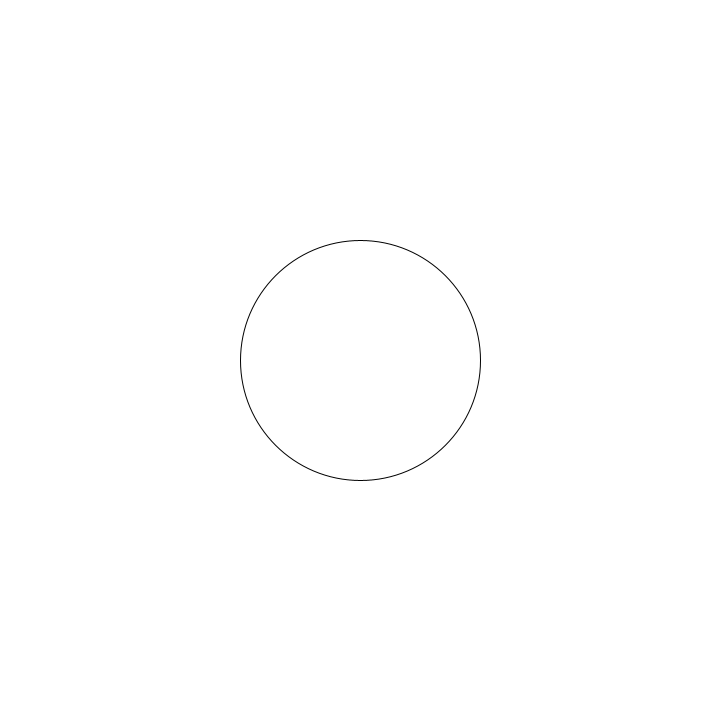
Frame 1 (no input)
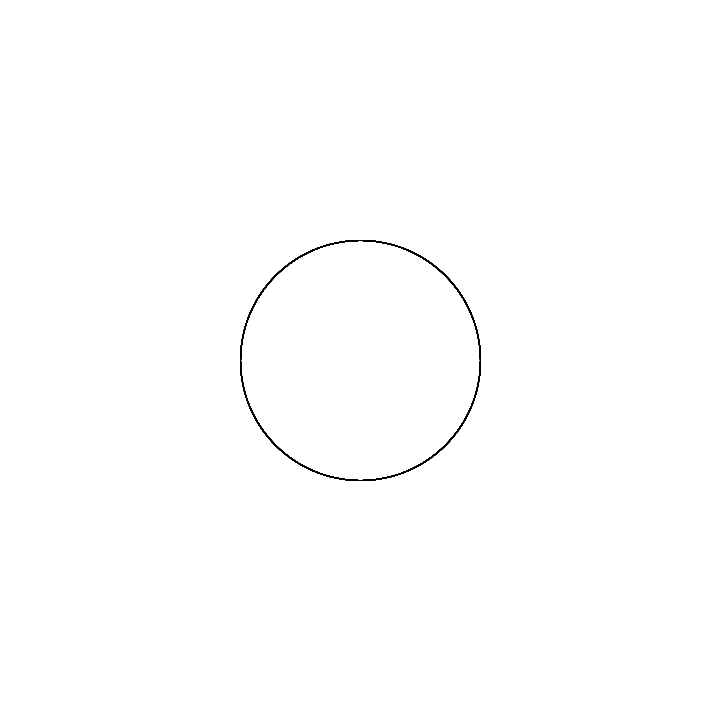
Frame 60 (the mouse pressed at the canvas centre just before this capture)
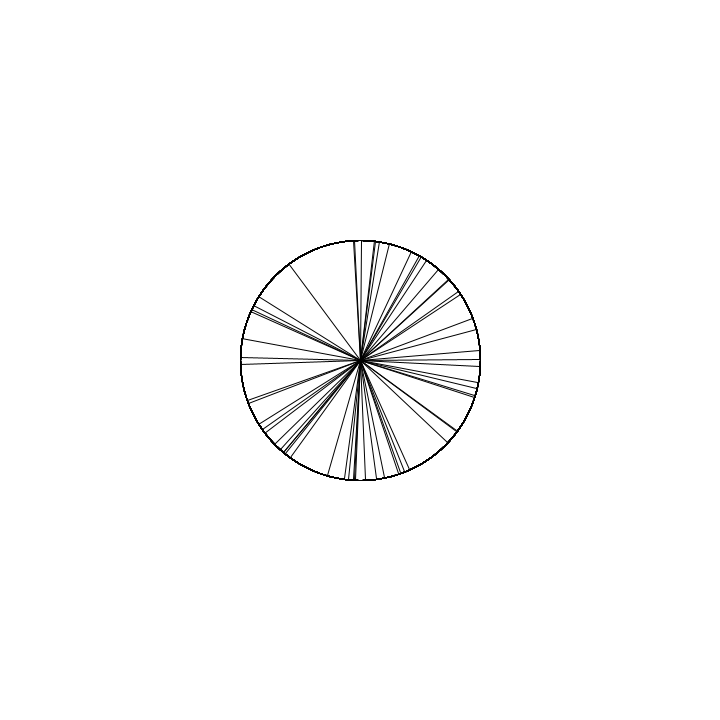
Frame 120 (the mouse held since frame 60 and released just before this capture)

The Processing sketch that drew these frames (run headless with seeded random() and noise(); from frame 60 on, the mouse is pressed at the canvas centre):

// Processing sketch: DumbAgentV2
// ── DumbAgentV2.pde
float angle;
int radius;

void setup() {
	size(720,720);
	radius = width/3;
	
	background(255,255,255);
}

void draw() {
	noFill();
	ellipse(width/2,height/2,radius,radius);
	fill(255,255,255);
	if(mousePressed == true) {
		angle= random(0,359);
		float posx = width/2 + radius/2 * cos(angle);
		float posy = width/2 + radius/2 * sin(angle);
		//ellipse(posx,posy, 10, 10);
		stroke(0);
		line(posx,posy,mouseX,mouseY);
	}
}

void mousePressed() {
	//background(255,255,255);
}

void keyReleased() {
	if(key == 'r'){
		background(255,255,255);
	}
	
}
